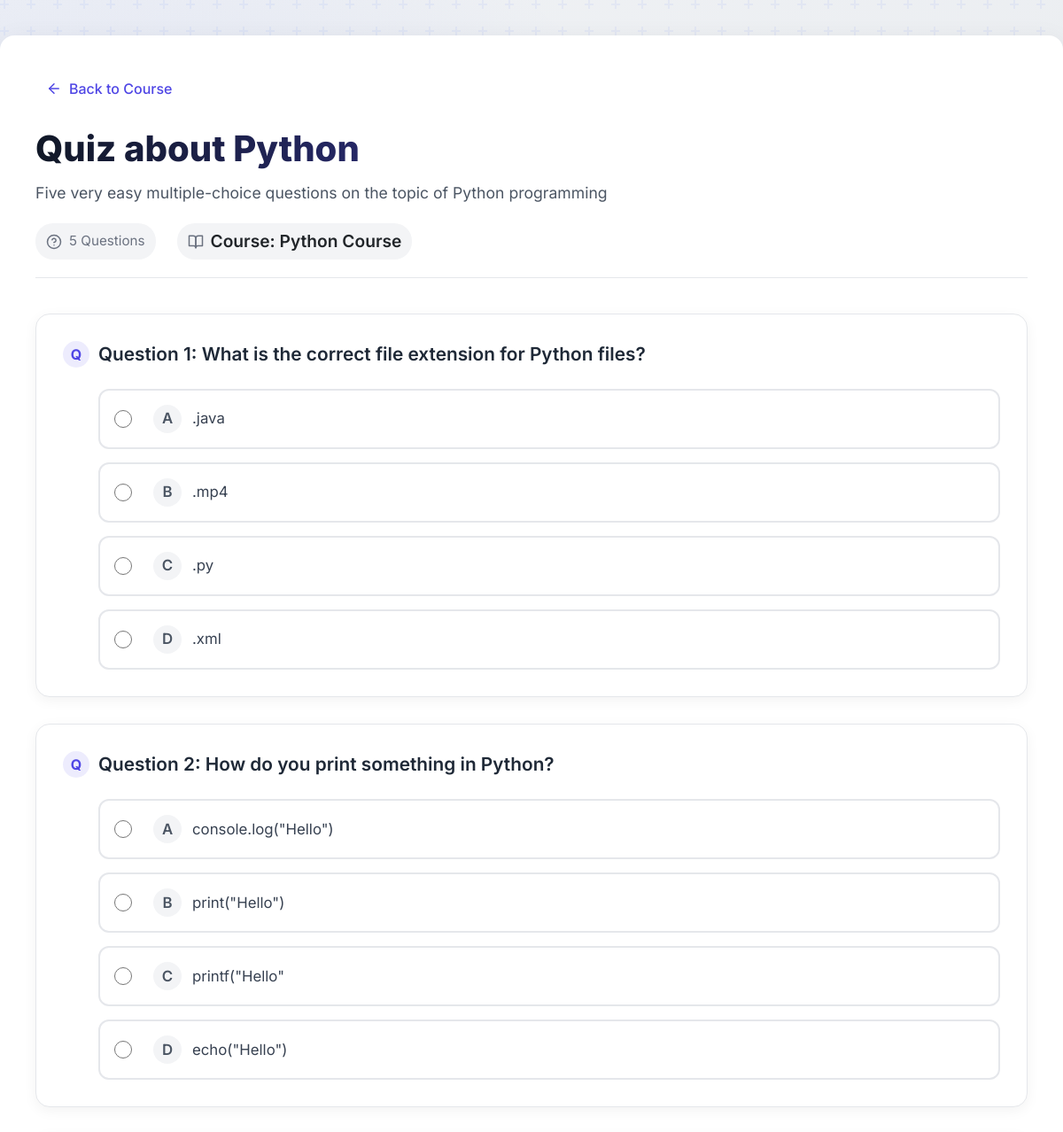
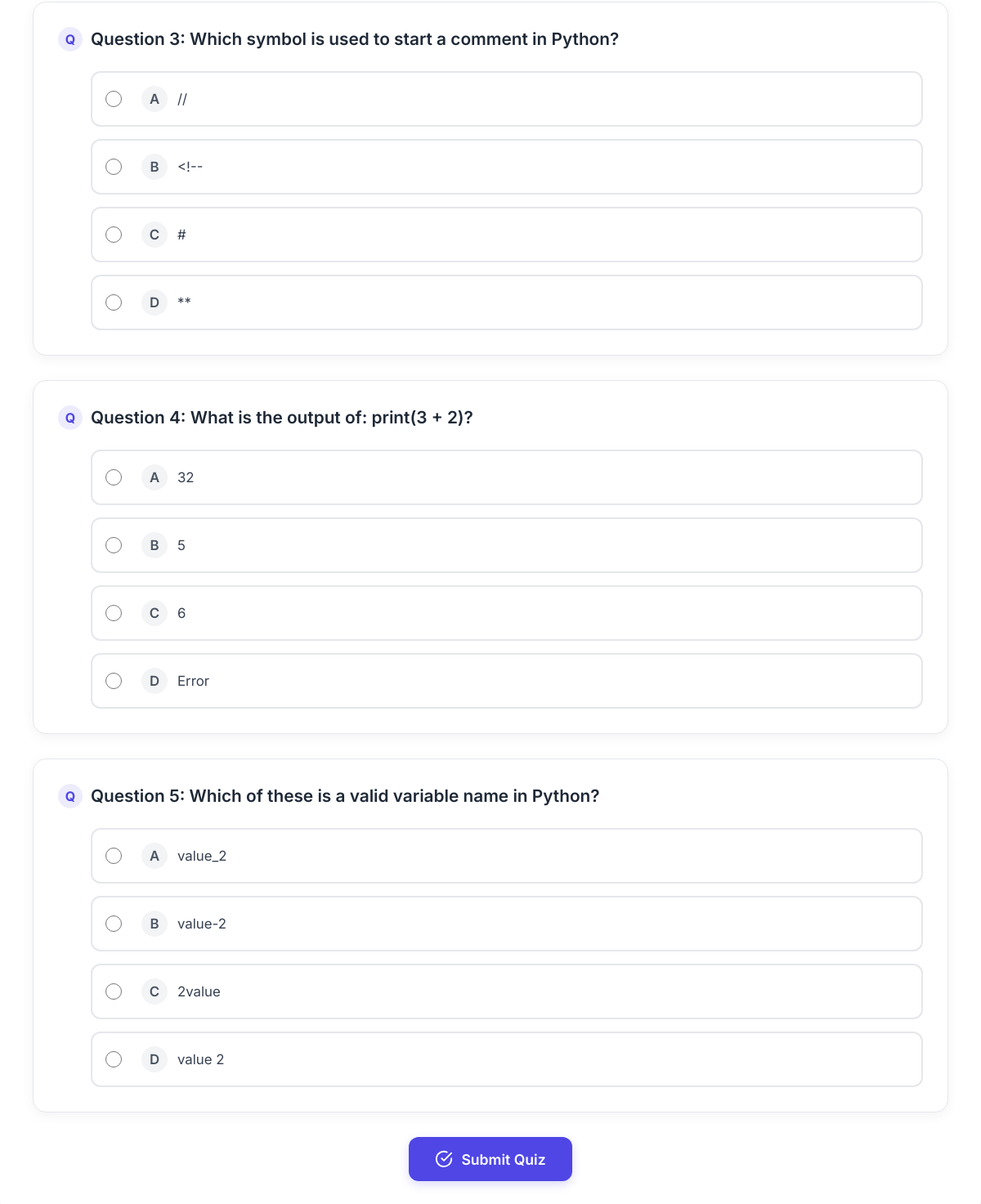
The app's page /view/take-quiz.php?id=4 (signed in) with its own data (2 pictures, top to bottom).
### tables this page shows
CREATE TABLE `course_quizzes` (
  `id` int(11) NOT NULL,
  `course_id` int(11) NOT NULL,
  `title` varchar(255) NOT NULL,
  `description` text DEFAULT NULL,
  `created_at` timestamp NOT NULL DEFAULT current_timestamp()
);

CREATE TABLE `courses` (
  `id` int(11) NOT NULL,
  `creator_id` int(11) NOT NULL,
  `title` varchar(255) NOT NULL,
  `description` text DEFAULT NULL,
  `image` varchar(255) DEFAULT NULL,
  `video` varchar(255) DEFAULT NULL,
  `video_type` enum('youtube','vimeo','uploaded') DEFAULT NULL,
  `status` enum('draft','pending','published') NOT NULL DEFAULT 'pending',
  `created_at` timestamp NOT NULL DEFAULT current_timestamp(),
  `updated_at` timestamp NULL DEFAULT NULL ON UPDATE current_timestamp(),
  `approved_at` timestamp NULL DEFAULT NULL,
  `approved_by` int(11) DEFAULT NULL
);

CREATE TABLE `quiz_questions` (
  `id` int(11) NOT NULL,
  `quiz_id` int(11) NOT NULL,
  `question` text NOT NULL,
  `type` enum('multiple_choice','true_false','text') NOT NULL,
  `created_at` timestamp NOT NULL DEFAULT current_timestamp()
);

CREATE TABLE `quiz_answers` (
  `id` int(11) NOT NULL,
  `question_id` int(11) NOT NULL,
  `answer_text` text NOT NULL,
  `is_correct` tinyint(1) NOT NULL DEFAULT 0
);

### view/take-quiz.php (the view, shortened to what this page needs)
<?php
include '../config/db.php';
$quiz_id = $_GET['id'];
$user_id = $_SESSION['user_id'];
$quiz_sql = "SELECT q.*, c.id as course_id, c.title as course_title
             FROM course_quizzes q
             JOIN courses c ON q.course_id = c.id
             WHERE q.id = ?";
$stmt = $conn->prepare($quiz_sql);
$stmt->bind_param("i", $quiz_id);
$stmt->execute();
$result = $stmt->get_result();
$quiz = $result->fetch_assoc();
$course_id = $quiz['course_id'];
$questions_sql = "SELECT * FROM quiz_questions WHERE quiz_id = ? ORDER BY id ASC";
$questions_stmt = $conn->prepare($questions_sql);
$questions_stmt->bind_param("i", $quiz_id);
$questions_stmt->execute();
$questions_result = $questions_stmt->get_result();
$total_questions = $questions_result->num_rows;
$user_score = 0;
?>
<!DOCTYPE html>
<html lang="en">
<head>
    <link rel="stylesheet" href="styles.css">
    <link rel="stylesheet" href="dashboard.css">
</head>
<body>
    <div class="quiz-container">
        <a class="back-btn" href="course-details.php?id=<?= $course_id ?>">
            <span class="back-icon"></span>
            Back to Course
        </a>
        <div class="quiz-header">
            <h1 class="quiz-title"><?= htmlspecialchars($quiz['title']) ?></h1>
            <p class="quiz-description"><?= htmlspecialchars($quiz['description']) ?></p>
            <div class="quiz-info">
                <span class="questions-count"><?= $total_questions ?> Questions</span>
                <span class="course-name">Course: <?= htmlspecialchars($quiz['course_title']) ?></span>
            </div>
        </div>
        <?php if (isset($_GET['completed']) && $_GET['completed'] == 1): ?>
            <div class="results-container">
                <div class="result-score"><?= number_format($percentage, 1) ?>%</div>
                <div class="result-message">
                    <?php if ($percentage >= 70): ?>
                        Congratulations! You've passed the quiz.
                    <?php else: ?>
                        You didn't pass this time. Try again!
                    <?php endif; ?>
                </div>
                <div class="result-detail">You got <?= $user_score ?> out of <?= $total_questions ?> questions correct.</div>
                <div class="progress-container">
                    <div class="progress-bar" style="width: <?= $percentage ?>%;"></div>
                </div>
                <div class="action-btns">
                    <form method="post" action="take-quiz.php?id=<?= $quiz_id ?>" style="width: 100%; height: fit-content;">
                        <input type="hidden" name="reset_quiz" value="1">
                        <button type="submit" class="retry-btn">Try Again</button>
                    </form>
                    <button class="submit-btn" onclick="location.href='course-details.php?id=<?= $course_id ?>'">Back to Course</button>
                </div>
            </div>
            <div class="quiz-review">
                <h3>Review Your Answers</h3>
                <?php
                $questions_sql = "SELECT * FROM quiz_questions WHERE quiz_id = ?";
                $questions_stmt = $conn->prepare($questions_sql);
                $questions_stmt->bind_param("i", $quiz_id);
                $questions_stmt->execute();
                $questions_result = $questions_stmt->get_result();
                $has_attempt_tracking = true;
                $latest_attempt_id = 0;
                try {
                    $table_check = $conn->query("SHOW TABLES LIKE 'quiz_attempts'");
                    if ($table_check->num_rows > 0) {
                        $attempt_id_sql = "SELECT id FROM quiz_attempts WHERE user_id = ? AND quiz_id = ? ORDER BY completed_at DESC LIMIT 1";
                        $attempt_id_stmt = $conn->prepare($attempt_id_sql);
                        if ($attempt_id_stmt) {
                            $attempt_id_stmt->bind_param("ii", $user_id, $quiz_id);
                            $attempt_id_stmt->execute();
                            $attempt_id_result = $attempt_id_stmt->get_result();
                            $attempt_id_row = $attempt_id_result->fetch_assoc();
                            $latest_attempt_id = $attempt_id_row['id'] ?? 0;
                        } else {
                            $has_attempt_tracking = false;
                        }
                    } else {
                        $has_attempt_tracking = false;
                    }
                } catch (Exception $e) {
                    $has_attempt_tracking = false;
                }
                $question_num = 1;
                while ($question = $questions_result->fetch_assoc()):
                    $question_id = $question['id'];
                    $user_answer_data = null;
                    if ($has_attempt_tracking && $latest_attempt_id > 0) {
                        try {
                            $table_check = $conn->query("SHOW TABLES LIKE 'quiz_attempt_answers'");
                            if ($table_check->num_rows > 0) {
                                $user_attempt_sql = "SELECT user_answer_id, is_correct FROM quiz_attempt_answers
                                                WHERE user_id = ? AND question_id = ? AND attempt_id = ?";
                                $user_attempt_stmt = $conn->prepare($user_attempt_sql);
                                if ($user_attempt_stmt) {
                                    $user_attempt_stmt->bind_param("iii", $user_id, $question_id, $latest_attempt_id);
                                    $user_attempt_stmt->execute();
                                    $user_attempt_result = $user_attempt_stmt->get_result();
                                    $user_answer_data = $user_attempt_result->fetch_assoc();
                                }
                            }
                        } catch (Exception $e) {
                        }
                    }
                    if (!$user_answer_data && isset($_SESSION['quiz_answers'][$quiz_id][$question_id])) {
                        $user_answer_data = [
                            'user_answer_id' => $_SESSION['quiz_answers'][$quiz_id][$question_id]['user_answer_id'],
                            'is_correct' => $_SESSION['quiz_answers'][$quiz_id][$question_id]['is_correct']
                        ];
                    }
                    $options_sql = "SELECT * FROM quiz_answers WHERE question_id = ?";
                    $options_stmt = $conn->prepare($options_sql);
                    $options_stmt->bind_param("i", $question_id);
                    $options_stmt->execute();
                    $options_result = $options_stmt->get_result();
                ?>
                <div class="question-container card mb-3">
                    <div class="card-body">
                        <h5 class="card-title">Question <?= $question_num ?>: <?= htmlspecialchars($question['question']) ?></h5>
                        <div class="options-container">
                            <?php
                            $correct_answer_sql = "SELECT id FROM quiz_answers WHERE question_id = ? AND is_correct = 1";
                            $correct_answer_stmt = $conn->prepare($correct_answer_sql);
                            $correct_answer_stmt->bind_param("i", $question_id);
                            $correct_answer_stmt->execute();
                            $correct_answer_result = $correct_answer_stmt->get_result();
                            $correct_answer_row = $correct_answer_result->fetch_assoc();
                            $correct_answer_id = $correct_answer_row['id'] ?? null;
                            while ($option = $options_result->fetch_assoc()):
                                $is_user_answer = isset($user_answer_data) && $user_answer_data['user_answer_id'] == $option['id'];
                                $is_correct_answer = $option['is_correct'] == 1;
                                $option_class = "";
                                if ($is_user_answer && $is_correct_answer) {
                                    $option_class = "correct-answer";
                                } else if ($is_user_answer && !$is_correct_answer) {
                                    $option_class = "incorrect-answer";
                                } else if (!$is_user_answer && $is_correct_answer) {
                                    $option_class = "correct-option";
                                }
                            ?>
                            <div class="option <?= $option_class ?>">
                                <?= htmlspecialchars($option['answer_text']) ?>
                                <?php if ($is_user_answer && $is_correct_answer): ?>
                                    <span class="badge bg-success">Correct</span>
                                <?php elseif ($is_user_answer && !$is_correct_answer): ?>
                                    <span class="badge bg-danger">Incorrect</span>
                                <?php elseif (!$is_user_answer && $is_correct_answer): ?>
                                    <span class="badge bg-info">Correct Answer</span>
                                <?php endif; ?>
                            </div>
                            <?php endwhile; ?>
                        </div>
                    </div>
                </div>
                <?php
                    $question_num++;
                endwhile;
                ?>
            </div>
        <?php else: ?>
            <form method="POST" action="" style="width: 100%; max-width: 100%;">
                <?php
                $questions_stmt->execute();
                $questions_result = $questions_stmt->get_result();
                $question_num = 1;
                while ($question = $questions_result->fetch_assoc()):
                    $question_id = $question['id'];
                ?>
                    <div class="question-container" id="question-<?= $question_id ?>">
                        <div class="question-text">Question <?= $question_num ?>: <?= htmlspecialchars($question['question']) ?></div>
                        <div class="options-list">
                            <?php
                            $options_sql = "SELECT * FROM quiz_answers WHERE question_id = ?";
                            $options_stmt = $conn->prepare($options_sql);
                            $options_stmt->bind_param("i", $question_id);
                            $options_stmt->execute();
                            $options_result = $options_stmt->get_result();
                            $option_count = 0;
                            $option_labels = ['A', 'B', 'C', 'D'];
                            while ($option = $options_result->fetch_assoc()):
                            ?>
                                <div class="option-item" onclick="selectOption(this, '<?= $question_id ?>', '<?= $option['id'] ?>')">
                                    <label class="option-label">
                                        <input type="radio" name="answers[<?= $question_id ?>]" value="<?= $option['id'] ?>" required>
                                        <span class="option-marker"><?= $option_labels[$option_count] ?></span>
                                        <?= htmlspecialchars($option['answer_text']) ?>
                                    </label>
                                </div>
                            <?php
                                $option_count++;
                            endwhile;
                            ?>
                        </div>
                    </div>
                <?php
                    $question_num++;
                endwhile;
                ?>
                <div style="text-align: center;">
                    <button type="submit" name="submit_quiz" class="submit-btn">Submit Quiz</button>
                </div>
            </form>
        <?php endif; ?>
    </div>
</body>
</html>

### view/styles.css (style rules this page uses)
* { margin: 0; padding: 0; box-sizing: border-box; font-family: "Inter", sans-serif; }
:root { --primary: #4361ee; --primary-light: #4895ef; --secondary: #4cc9f0; --accent: #7209b7; --accent-light: #9d4edd; --white: #ffffff; --off-white: #f8f9fa; --light-gray: #e9ecef; --gray: #6c757d; --dark-gray: #343a40; --black: #212529; --shadow-sm: 0 2px 8px rgba(0, 0, 0, 0.05); --shadow-md: 0 4px 12px rgba(0, 0, 0, 0.08); --shadow-lg: 0 8px 24px rgba(0, 0, 0, 0.12); --transition-fast: 0.2s ease; --transition-normal: 0.3s ease; --transition-slow: 0.5s ease; }
body { background-color: var(--off-white); min-height: 100vh; display: flex; justify-content: center; align-items: center; overflow-x: hidden; color: var(--dark-gray); position: relative; background: radial-gradient( circle at 10% 20%, rgba(67, 97, 238, 0.15) 0%, transparent 30% ), radial-gradient( circle at 90% 80%, rgba(114, 9, 183, 0.15) 0%, transparent 30% ), radial-gradient( circle at 50% 50%, rgba(76, 201, 240, 0.1) 0%, transparent 40% ), linear-gradient(135deg, #f0f2f5 0%, #e2e6ea 100%); }
body::before { content: ""; position: absolute; top: 0; left: 0; width: 100%; height: 100%; z-index: -1; opacity: 0.8; }
form { width: 100%; max-width: 400px; position: relative; z-index: 2; }

### view/dashboard.css (style rules this page uses)
:root { --primary: #4361ee; --primary-light: #4895ef; --secondary: #4cc9f0; --accent: #7209b7; --accent-light: #9d4edd; --white: #ffffff; --off-white: #f8f9fa; --light-gray: #e9ecef; --mid-gray: #dee2e6; --gray: #6c757d; --dark-gray: #343a40; --black: #212529; --green: #198754; --yellow: #ffc107; --red: #dc3545; --shadow-sm: 0 2px 4px rgba(0, 0, 0, 0.05); --shadow-md: 0 4px 8px rgba(0, 0, 0, 0.08); --shadow-lg: 0 8px 16px rgba(0, 0, 0, 0.1); --transition-fast: 0.2s ease; --transition-normal: 0.3s ease; --transition-slow: 0.5s ease; }
* { margin: 0; padding: 0; box-sizing: border-box; }
body { font-family: "Inter", sans-serif; background-color: var(--off-white); color: var(--dark-gray); line-height: 1.6; min-height: 100vh; display: flex; overflow-x: hidden; }
.course-name { font-size: 1.2rem; font-weight: 600; color: var(--black); }
@media (max-width: 1200px) { body { padding-top: 50px; } }

### records on screen
course_quizzes: title "Quiz about Python", description "Five very easy multiple-choice questions on the topic of Python programming", course.title "Python Course"
quiz_questions: question "What is the correct file extension for Python files?"
quiz_answers: option_count "A", answer_text ".java"
quiz_answers: option_count "B", answer_text ".mp4"
quiz_answers: option_count "C", answer_text ".py"
quiz_answers: option_count "D", answer_text ".xml"
quiz_questions: question "How do you print something in Python?"
quiz_answers: option_count "A", answer_text "console.log(\"Hello\")"
quiz_answers: option_count "B", answer_text "print(\"Hello\")"
quiz_answers: option_count "C", answer_text "printf(\"Hello\""
quiz_answers: option_count "D", answer_text "echo(\"Hello\")"
quiz_questions: question "Which symbol is used to start a comment in Python?"
quiz_answers: option_count "A", answer_text "//"
quiz_answers: option_count "B", answer_text "<!--"
quiz_answers: option_count "C", answer_text "#"
quiz_answers: option_count "D", answer_text "**"
quiz_questions: question "What is the output of: print(3 + 2)?"
quiz_answers: option_count "A", answer_text "32"
quiz_answers: option_count "B", answer_text "5"
quiz_answers: option_count "C", answer_text "6"
quiz_answers: option_count "D", answer_text "Error"
quiz_questions: question "Which of these is a valid variable name in Python?"
quiz_answers: option_count "A", answer_text "value_2"
quiz_answers: option_count "B", answer_text "value-2"
quiz_answers: option_count "C", answer_text "2value"
quiz_answers: option_count "D", answer_text "value 2"

### other values on screen
$total_questions "5"
